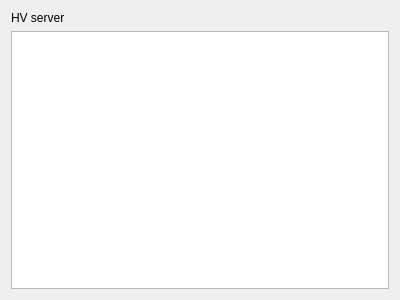
<?xml version="1.0" encoding="UTF-8"?>
<ui version="4.0">
 <class>HVServerDialog</class>
 <widget class="QDialog" name="HVServerDialog">
  <property name="geometry">
   <rect>
    <x>0</x>
    <y>0</y>
    <width>400</width>
    <height>300</height>
   </rect>
  </property>
  <property name="windowTitle">
   <string>HVServerDialog</string>
  </property>
  <layout class="QVBoxLayout" name="verticalLayout">
   <item>
    <widget class="QLabel" name="statusLabel">
     <property name="text">
      <string>HV server</string>
     </property>
    </widget>
   </item>
   <item>
    <widget class="QTextBrowser" name="output"/>
   </item>
  </layout>
 </widget>
 <layoutdefault spacing="6" margin="11"/>
 <resources/>
 <connections/>
</ui>
